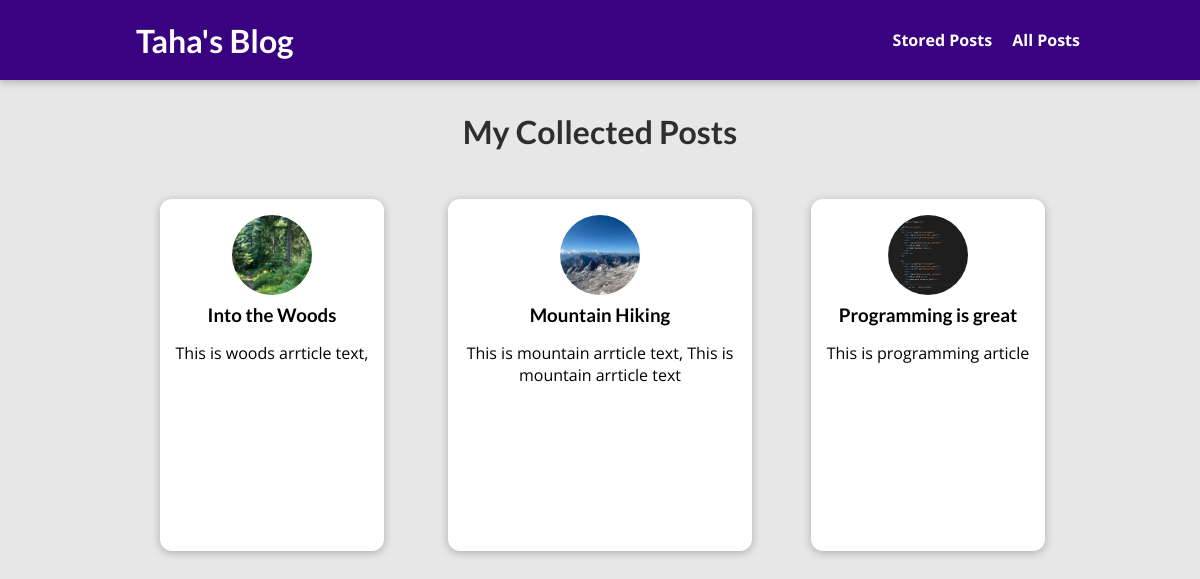
The page /posts on the database its author committed.
### blog/models.py (models this page shows, shortened)
class Post(models.Model):
    title = models.CharField(max_length=150)
    excerpt = models.CharField(max_length=200)
    image = models.ImageField(upload_to="posts", null=True)
    date = models.DateField(auto_now=True)
    slug = models.SlugField(unique=True, db_index=True)
    content = models.TextField(validators=[MinLengthValidator(10)])
    author = models.ForeignKey(
        Author, on_delete=models.SET_NULL, related_name="posts", null=True)
    tags = models.ManyToManyField(Tag)

### blog/views.py (the view)
# urls.py: path("posts", views.AllPostsView.as_view(), name="posts-page"),
class AllPostsView(ListView):
    template_name = "blog/all-posts.html"
    model = Post
    ordering = ["-date"]
    context_object_name = "all_posts"

### blog/templates/blog/all-posts.html (shortened to what this page needs)
{% extends 'base.html' %}
{% load static %}
{% block css_files %}
    <link rel="stylesheet" href="{% static 'blog/all-posts.css' %}">
    <link rel="stylesheet" href="{% static 'blog/post.css' %}">
{% endblock css_files %}
{% block content %}
<section id="all-posts">
<h2>My Collected Posts</h2>
<ul>
{% for post in all_posts %}
{% include "blog/includes/post.html" %}
{% endfor %}
</ul>
</section>
{% endblock content %}

### blog/templates/blog/includes/post.html
<li>
    <article class="post">
    <a href="{% url 'post-detail-page' post.slug %}">
        <img src="{{post.image.url}}" alt="{{post.title}}" />
<div class="post__content">
    <h3>{{post.title}}</h3>
    <p>{{post.excerpt}}</ppost.excerpt>
</div>
    </a>
    </article>
</li>

### static/app.css (style rules this page uses)
* { box-sizing: border-box; }
html { font-family: 'Open Sans', 'Lato', sans-serif; }
body { margin: 0; }
h1, h2, h3 { font-family: 'Lato', sans-serif; font-weight: bold; }

### blog/static/blog/all-posts.css (style rules this page uses)
body { background-color: #e7e7e7; }
#all-posts { margin: 7rem auto; width: 90%; max-width: 60rem; }
#all-posts h2 { text-align: center; font-size: 2rem; color: #2e2e2e; margin: 3rem 0; }
ul { list-style: none; margin: 0; padding: 0; display: grid; grid-template-columns: repeat(auto-fill, minmax(17rem, 1fr)); gap: 1.5rem; }
.post img { width: 7rem; height: 7rem; }
.post a { height: 22rem; transform-origin: center; box-shadow: 0 2px 8px rgba(0, 0, 0, 0.25); border-radius: 12px; background-color: white; }

### blog/static/blog/post.css (style rules this page uses)
.post { display: flex; flex-direction: column; align-items: center; text-align: center; }
.post a { text-decoration: none; color: black; transition: all 0.2s ease; padding: 1rem; }
.post img { width: 5rem; height: 5rem; object-fit: cover; border-radius: 50%; }
.post h3 { margin: 0.25rem 0; }

### rows shown on the page
Post: image (picture), title "Into the Woods", excerpt "This is woods arrticle text,"
Post: image (picture), title "Mountain Hiking", excerpt "This is mountain arrticle text, This is mountain arrticle text"
Post: image (picture), title "Programming is great", excerpt "This is programming article"
